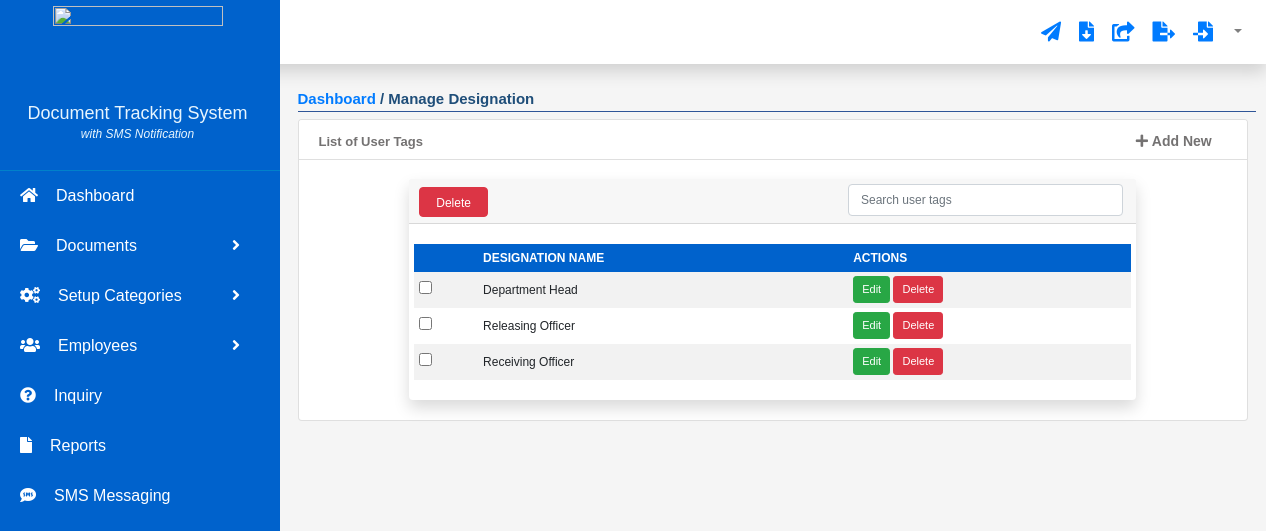
The page /Admin_dashboard/viewDesignationType.php on the database its author committed.
### tables this page shows
CREATE TABLE `tbl_designation` (
  `des_id` int(11) NOT NULL,
  `designation` varchar(250) NOT NULL
);

### Admin_dashboard/viewDesignationType.php (the view, shortened to what this page needs)
<!DOCTYPE html>
<html>
<head>
  <link rel="stylesheet" href="navbar.css">
  <link rel="stylesheet" href="https://maxcdn.bootstrapcdn.com/bootstrap/4.5.2/css/bootstrap.min.css">
  <link rel="stylesheet" href="https://cdnjs.cloudflare.com/ajax/libs/font-awesome/5.15.1/css/all.min.css">
</head>
<body style="background-color: #f5f5f5;">
  <div class="wrapper">
    <?php include_once"include/topbar.php"; ?>
  </div>
  <div class="wrapper">
    <?php include_once"include/sidebar.php"; ?>
<div class="main-content">
<div class="info">
    <b style="font-size: 15px; font-weight: 600"><div class="navbar_link"></div><a href="navbar.php" style="font-size: 15px; font-weight: 600">Dashboard</a> / Manage Designation</b>
</div>
</div>
<form action="deleteDesTypeFunction.php" method="POST">
<div class="card" style="width:950px; margin-top: -0.6%; margin-left: 23.5%;">
  <div class="card-header" style="height:  40px; font-size: 13px; text-align: left; font-weight: 600; color: #747272; background-color: white;">
    List of User Tags
      <a href="addDesignationType.php" class="" style="float: left; margin-top: -20px; width: 15%; height: 33px;margin-left: 90%; font-size: 14px; color: #747272;"><i class="fas fa-plus"></i>&nbsp;Add New</a>
  </div>
  <div class="card-body" style="height: auto;">
<div class="card shadow" style="width: 80%; margin-left: 10%; border: none; margin-top: -1px;">
  <div class="card-header" style="height:  45px;">
    <input type="submit" name="delete_all" value="Delete" class="btn btn-danger btn-xs" style="font-size: 12px; width: 10%; margin-top: -4px; margin-left: -10px; height: 30px">
      <input type="text" class="search form-control" placeholder="Search user tags" style="font-size: 12px; float: right; margin-right: -1%; margin-top: -1%;margin-bottom: -5%; width: 40%">
  </div>
  <div class="card-body" style="height: auto; display: fixed;">
  <div class="row">
        <table id="userTbl" class="responsive-table table-hover table-striped table-sm m-0" width="100%" cellspacing="0">
          <thead style="background-color: #0062CC; color: white; font-size: 12px;">
            <tr class="myHead">
              <th class="" style="background-color: #0062CC;">
              </th>
              <th>DESIGNATION NAME</th>
              <th>ACTIONS</th>
            </tr>
          </thead>
          <tbody>
            <?php
              include_once('connection.php');
              $sql = "SELECT * FROM tbl_designation ORDER BY des_id DESC";
              $query = $conn->query($sql);
              while($row = $query->fetch_assoc()){
                echo
                "<tr style='font-size: 12px'>
                  <td class=''>
                    <input type='checkbox' class='delete_checkbox' name='user_delete_id[]' value=".$row["des_id"]." />
                  </td>
                  <td>".$row['designation']."</td>
                  <td>
                    <a href='#editDes_".$row['des_id']."' class='btn btn-success btn-sm' data-toggle='modal' style='font-size: 11px'>Edit</a>
                    <a href='#deleteDes_".$row['des_id']."' class='btn btn-danger btn-sm' data-toggle='modal' style='font-size: 11px'>Delete</a>
                  </td>
                </tr>";
                include('edit_delete.php');
              }
            ?>
</body>
</html>

### Admin_dashboard/navbar.css (style rules this page uses)
* { margin: 0; padding: 0; box-sizing: border-box; font-family: "Poppins", sans-serif; }
body { min-height: 100vh; background: #F5F5F5; background-size: cover; background-position: center; }

### Admin_dashboard/viewDesignationType.php (style rules this page uses)
.main-content .info { margin: 10px; margin-left: 23.5%; color: #1F4E79;; margin-top: 20px; margin-bottom: 15px; font-size: 12px; border-bottom: 1px solid #2F5597; }

### rows shown on the page
tbl_designation: designation "Department Head"
tbl_designation: designation "Releasing Officer"
tbl_designation: designation "Receiving Officer"
